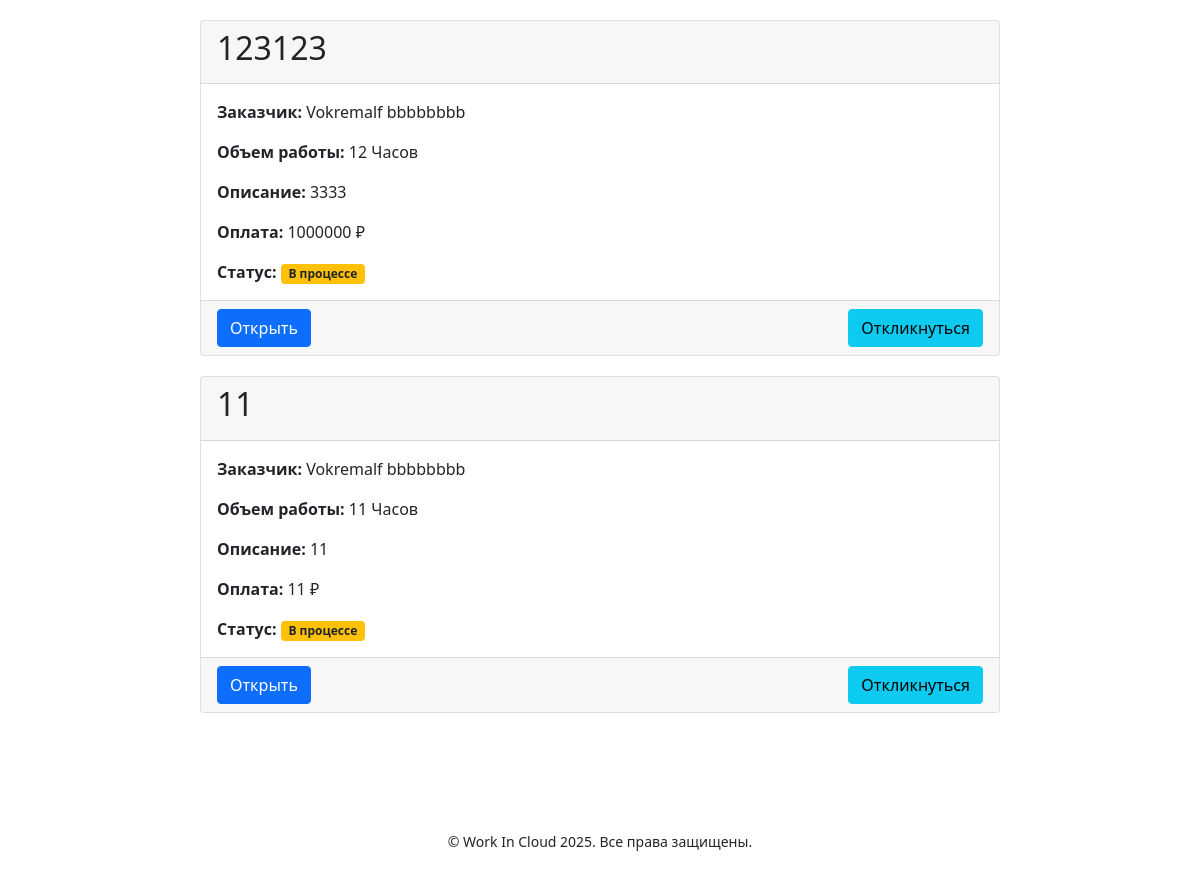
The page /jobs (signed in, lower part) on the database as committed earlier.
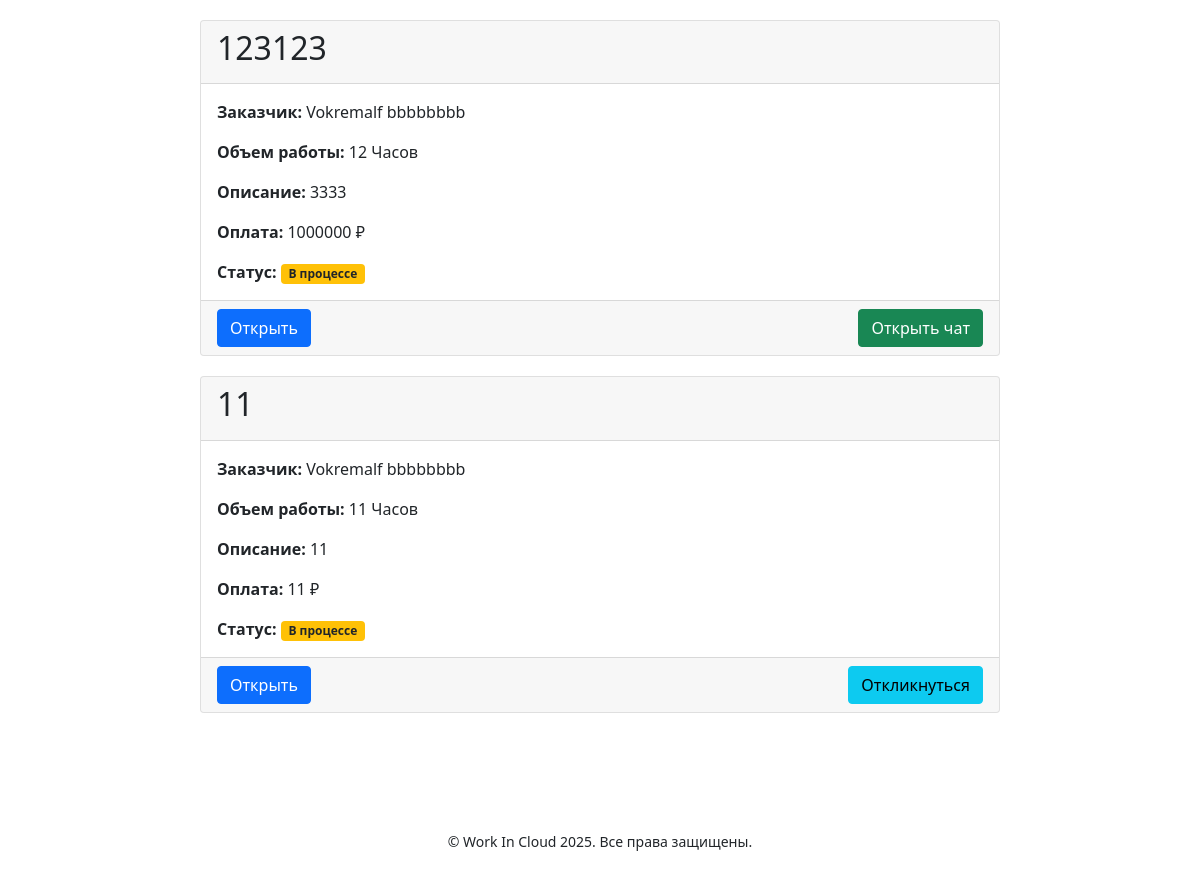
The same page on the database as committed later.
### data/vacancy.py (models this page shows)
class Vacancy(SqlAlchemyBase):
    __tablename__ = 'vacancy'
    id = sqlalchemy.Column(sqlalchemy.Integer,
                           primary_key=True, autoincrement=True)
    creator_id = sqlalchemy.Column(sqlalchemy.String,
                                    sqlalchemy.ForeignKey("users.id"))
    customer = orm.relationship('User')
    job_name = sqlalchemy.Column(sqlalchemy.String, nullable=True)
    work_size = sqlalchemy.Column(sqlalchemy.Integer, nullable=True)
    description = sqlalchemy.Column(sqlalchemy.String, nullable=True)
    salary = sqlalchemy.Column(sqlalchemy.Integer, nullable=True)
    is_finished = sqlalchemy.Column(sqlalchemy.Boolean)
    responders = sqlalchemy.Column(sqlalchemy.String, nullable=True, default="")

### data/user.py (models this page shows, shortened)
class User(SqlAlchemyBase, UserMixin):
    __tablename__ = 'users'
    id = sqlalchemy.Column(sqlalchemy.Integer,
                           primary_key=True, autoincrement=True)
    name = sqlalchemy.Column(sqlalchemy.String, nullable=True)
    surname = sqlalchemy.Column(sqlalchemy.String, nullable=True)
    profession = sqlalchemy.Column(sqlalchemy.String, nullable=True)
    portfolio_link = sqlalchemy.Column(sqlalchemy.String, nullable=True)
    about = sqlalchemy.Column(sqlalchemy.String, nullable=True)
    email = sqlalchemy.Column(sqlalchemy.String,
                              index=True, unique=True, nullable=True)
    hashed_password = sqlalchemy.Column(sqlalchemy.String, nullable=True)
    created_date = sqlalchemy.Column(sqlalchemy.DateTime,
                                     default=datetime.datetime.now)
    role = sqlalchemy.Column(sqlalchemy.String, nullable=True)
    avatar_path = sqlalchemy.Column(sqlalchemy.String, nullable=True)

### main.py (the view)
@app.route('/jobs')
@login_required
def jobs():
    db_sess = db_session.create_session()
    for jobs in db_sess.query(Vacancy).join(User).all():
        print(jobs.id)
    return render_template('jobs.html', arr=db_sess.query(Vacancy).join(User).all())

### data/db_session.py (called while the page is built)
def create_session() -> Session:
    global __factory
    return __factory()

### main.py (called while the page is built)
@login_manager.user_loader
def load_user(user_id):
    db_sess = db_session.create_session()
    return db_sess.query(User).get(user_id)

### templates/jobs.html (shortened to what this page needs)
{% extends "base.html" %}
{% block content %}
{% if current_user.is_authenticated %}
<div class="container">
    <br>
    <div class="d-flex flex-column align-items-center">
        {% for job in arr %}
        {% if not job.is_finished %}
        <div style="width: 800px; margin-bottom: 20px;" class="card">
            <div class="card-header">
                <h2>{{ job.job_name }}</h2>
            </div>
            <div class="card-body">
                <p class="card-text"><strong>Заказчик:</strong> {{ job.customer.name }} {{ job.customer.surname }}</p>
                <p class="card-text"><strong>Объем работы:</strong> {{ job.work_size }} Часов</p>
                <p class="card-text"><strong>Описание:</strong> {{ job.description }}</p>
                <p class="card-text"><strong>Оплата:</strong> {{ job.salary }} ₽</p>
                <p class="card-text"><strong>Статус:</strong>
                    {% if job.is_finished %}
                    <span class="badge bg-success">Да</span>
                    {% else %}
                    <span class="badge bg-warning text-dark">В процессе</span>
                    {% endif %}
                </p>
            </div>
            <div class="card-footer d-flex justify-content-between align-items-center">
                <div>
                    <a href="/work/{{ job.id }}" class="btn btn-primary me-2">Открыть</a>
                </div>
                {% if current_user.is_authenticated and current_user.role == "executor" %}
                {% if current_user.id|string in job.responders.split() %}
                <a href="/chat/{{ job.customer.id }}-{{ current_user.id }}-{{ job.id }}" class="btn btn-success">Открыть чат</a>
                {% else %}
                <a href="/respond_to_job/{{ job.id }}" class="btn btn-info">Откликнуться</a>
                {% endif %}
                {% endif %}
            </div>
        </div>
        {% endif %}
        {% endfor %}
    </div>
</div>
{% endif %}
{% endblock %}

Rows that differ between the two databases and show on the page:
changed Vacancy (number 1 of 2 on the later page): responders "Откликнуться" → "Открыть чат"
